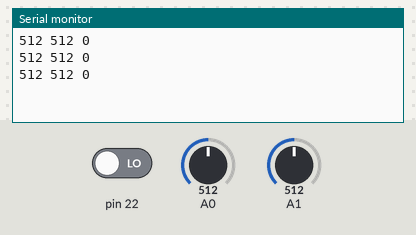
A sketch run on a simulated Arduino Mega 2560, built with avr-gcc and run on an emulated ATmega2560. Parts: the last lines printed to the serial monitor. The inputs (shaded band) are chosen by the test bench; at power-on: A0 = 512, A1 = 512, pin 22 LOW.

Above: at 1.3 s.
1.4 s: A0 set to 716
At 1.9 s:
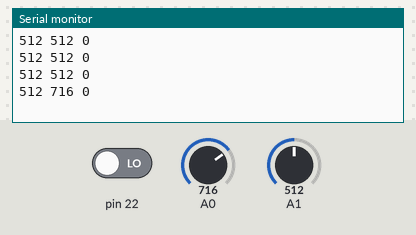
2.9 s: A1 set to 716
At 3.4 s:
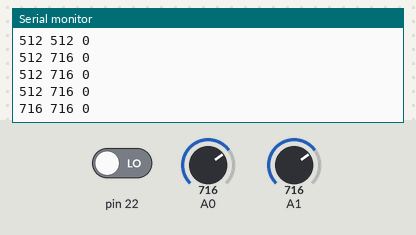
4.4 s: pin 22 driven HIGH
At 4.9 s:
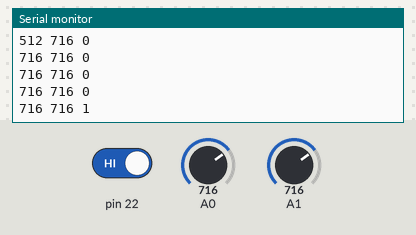
5.9 s: A0 set to 900
At 6.4 s:
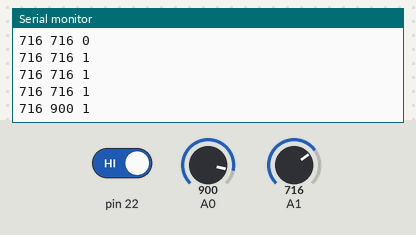
7.4 s: A1 set to 900
At 7.9 s:
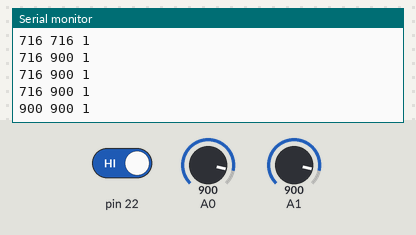
8.9 s: pin 22 driven LOW
At 9.4 s:
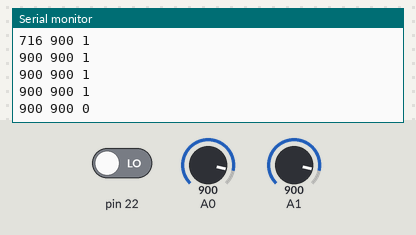
Timing chart, 0 to 11.4 s (numbered marks = the images above; inputs shaded):
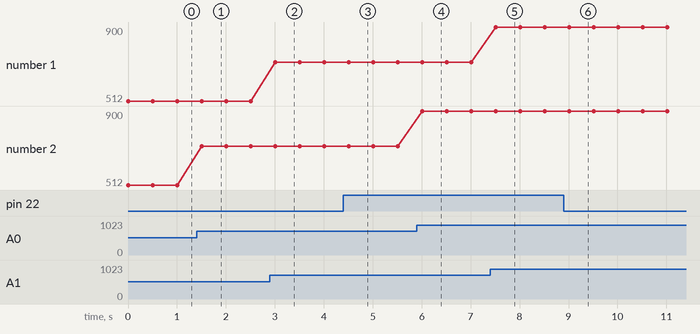

The sketch:

sketch_feb07c.ino
```cpp
int x = 0;
int y = 0;
int z = 0;
void setup() {
  // put your setup code here, to run once:
Serial.begin(9600);
}

void loop() {
  // put your main code here, to run repeatedly:
y = analogRead(A0);
x = analogRead(A1);
z =digitalRead(22);
Serial.print(x);
Serial.print(" ");
Serial.print(y);
Serial.print(" ");
Serial.println(z);
delay(500);
}
```

Measured:
- after the input at 1.4 s, the serial monitor: prints a new line after 0.10 s (image 1)
- after the input at 2.9 s, the serial monitor: prints a new line after 0.10 s (image 2)
- after the input at 4.4 s, the serial monitor: prints a new line after 0.11 s (image 3)
- after the input at 5.9 s, the serial monitor: prints a new line after 0.11 s (image 4)
- after the input at 7.4 s, the serial monitor: prints a new line after 0.11 s (image 5)
- after the input at 8.9 s, the serial monitor: prints a new line after 0.11 s (image 6)
- plotted number 2: 512 → 716 after the input at 1.4 s, 716 → 900 after the input at 5.9 s
